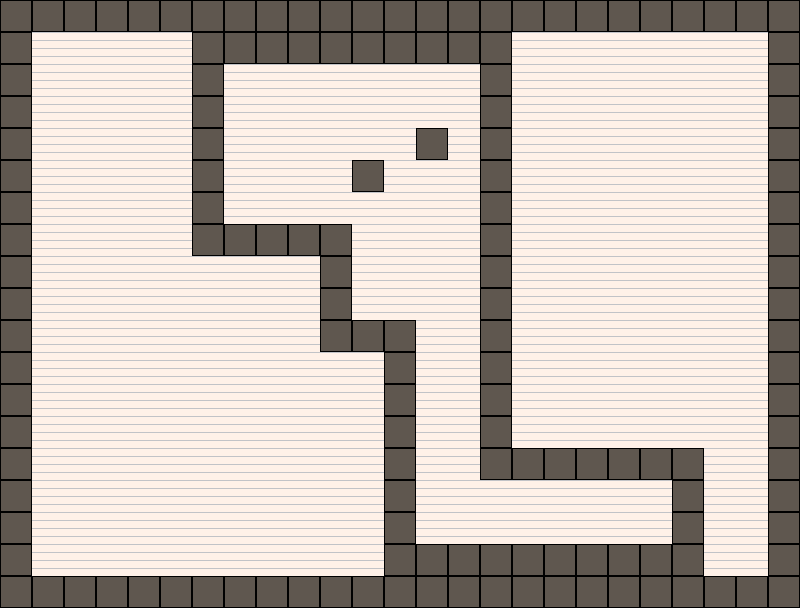

The image is a tile-based game level rendered from a .tmx file. Its description and complete source (layers, tilesets, objects, tile grids) follow:
An orthogonal 25x19 tile map with 32x32 px tiles, 2 tile layers (background, walls), 2 tilesets and 19 objects (6x black, 4x red, 2x upleft, 2x upright, 2x downleft, ...).

<map version="1.2" tiledversion="1.2.2" orientation="orthogonal" renderorder="right-down" width="25" height="19" tilewidth="32" tileheight="32" infinite="0" nextlayerid="5" nextobjectid="103">
 <tileset firstgid="1" name="topdownpeople" tilewidth="32" tileheight="32" tilecount="12" columns="2">
  <image source="topdownpeople.png" width="64" height="192" />
 </tileset>
 <tileset firstgid="13" name="walls1" tilewidth="32" tileheight="32" tilecount="7" columns="7">
  <image source="walls1.png" width="224" height="32" />
 </tileset>
 <layer id="2" name="background" width="25" height="19">
  <data encoding="csv">
14,14,14,14,14,14,14,14,14,14,14,14,14,14,14,14,14,14,14,14,14,14,14,14,14,
14,14,14,14,14,14,14,14,14,14,14,14,14,14,14,14,14,14,14,14,14,14,14,14,14,
14,14,14,14,14,14,14,14,14,14,14,14,14,14,14,14,14,14,14,14,14,14,14,14,14,
14,14,14,14,14,14,14,14,14,14,14,14,14,14,14,14,14,14,14,14,14,14,14,14,14,
14,14,14,14,14,14,14,14,14,14,14,14,14,14,14,14,14,14,14,14,14,14,14,14,14,
14,14,14,14,14,14,14,14,14,14,14,14,14,14,14,14,14,14,14,14,14,14,14,14,14,
14,14,14,14,14,14,14,14,14,14,14,14,14,14,14,14,14,14,14,14,14,14,14,14,14,
14,14,14,14,14,14,14,14,14,14,14,14,14,14,14,14,14,14,14,14,14,14,14,14,14,
14,14,14,14,14,14,14,14,14,14,14,14,14,14,14,14,14,14,14,14,14,14,14,14,14,
14,14,14,14,14,14,14,14,14,14,14,14,14,14,14,14,14,14,14,14,14,14,14,14,14,
14,14,14,14,14,14,14,14,14,14,14,14,14,14,14,14,14,14,14,14,14,14,14,14,14,
14,14,14,14,14,14,14,14,14,14,14,14,14,14,14,14,14,14,14,14,14,14,14,14,14,
14,14,14,14,14,14,14,14,14,14,14,14,14,14,14,14,14,14,14,14,14,14,14,14,14,
14,14,14,14,14,14,14,14,14,14,14,14,14,14,14,14,14,14,14,14,14,14,14,14,14,
14,14,14,14,14,14,14,14,14,14,14,14,14,14,14,14,14,14,14,14,14,14,14,14,14,
14,14,14,14,14,14,14,14,14,14,14,14,14,14,14,14,14,14,14,14,14,14,14,14,14,
14,14,14,14,14,14,14,14,14,14,14,14,14,14,14,14,14,14,14,14,14,14,14,14,14,
14,14,14,14,14,14,14,14,14,14,14,14,14,14,14,14,14,14,14,14,14,14,14,14,14,
14,0,0,0,0,0,0,0,0,14,14,14,14,14,14,14,14,14,14,14,14,14,14,14,14
</data>
 </layer>
 <objectgroup id="4" name="people">
  <object id="91" name="black" gid="3" x="416" y="192" width="32" height="32" />
  <object id="92" name="spawn" gid="10" x="224" y="96" width="32" height="32" />
  <object id="93" name="black" gid="3" x="352" y="256" width="32" height="32" />
  <object id="94" name="black" gid="3" x="416" y="384" width="32" height="32" visible="0" />
  <object id="95" name="red" gid="5" x="448" y="416" width="32" height="32" />
  <object id="96" name="black" gid="3" x="448" y="448" width="32" height="32" />
  <object id="97" name="red" gid="5" x="416" y="480" width="32" height="32" />
  <object id="98" name="red" gid="5" x="480" y="512" width="32" height="32" />
  <object id="99" name="black" gid="3" x="544" y="544" width="32" height="32" />
  <object id="100" name="red" gid="5" x="640" y="544" width="32" height="32" />
  <object id="101" name="goal" gid="7" x="640" y="512" width="32" height="32" />
  <object id="102" name="black" gid="3" x="224" y="224" width="32" height="32" />
 </objectgroup>
 <objectgroup id="3" name="corners">
  <object id="83" name="upleft" gid="18" x="384" y="160" width="32" height="32" />
  <object id="84" name="downright" gid="16" x="384" y="192" width="32" height="32" />
  <object id="86" name="upright" gid="15" x="256" y="128" width="32" height="32" />
  <object id="87" name="upleft" gid="18" x="288" y="128" width="32" height="32" />
  <object id="88" name="downleft" gid="17" x="256" y="96" width="32" height="32" />
  <object id="89" name="downleft" gid="17" x="448" y="96" width="32" height="32" />
  <object id="90" name="upright" gid="15" x="352" y="320" width="32" height="32" />
 </objectgroup>
 <layer id="1" name="walls" width="25" height="19">
  <data encoding="csv">
13,13,13,13,13,13,13,13,13,13,13,13,13,13,13,13,13,13,13,13,13,13,13,13,13,
13,0,0,0,0,0,13,13,13,13,13,13,13,13,13,13,0,0,0,0,0,0,0,0,13,
13,0,0,0,0,0,13,0,0,0,0,0,0,0,0,13,0,0,0,0,0,0,0,0,13,
13,0,0,0,0,0,13,0,0,0,0,0,0,0,0,13,0,0,0,0,0,0,0,0,13,
13,0,0,0,0,0,13,0,0,0,0,0,0,13,0,13,0,0,0,0,0,0,0,0,13,
13,0,0,0,0,0,13,0,0,0,0,13,0,0,0,13,0,0,0,0,0,0,0,0,13,
13,0,0,0,0,0,13,0,0,0,0,0,0,0,0,13,0,0,0,0,0,0,0,0,13,
13,0,0,0,0,0,13,13,13,13,13,0,0,0,0,13,0,0,0,0,0,0,0,0,13,
13,0,0,0,0,0,0,0,0,0,13,0,0,0,0,13,0,0,0,0,0,0,0,0,13,
13,0,0,0,0,0,0,0,0,0,13,0,0,0,0,13,0,0,0,0,0,0,0,0,13,
13,0,0,0,0,0,0,0,0,0,13,13,13,0,0,13,0,0,0,0,0,0,0,0,13,
13,0,0,0,0,0,0,0,0,0,0,0,13,0,0,13,0,0,0,0,0,0,0,0,13,
13,0,0,0,0,0,0,0,0,0,0,0,13,0,0,13,0,0,0,0,0,0,0,0,13,
13,0,0,0,0,0,0,0,0,0,0,0,13,0,0,13,0,0,0,0,0,0,0,0,13,
13,0,0,0,0,0,0,0,0,0,0,0,13,0,0,13,13,13,13,13,13,13,0,0,13,
13,0,0,0,0,0,0,0,0,0,0,0,13,0,0,0,0,0,0,0,0,13,0,0,13,
13,0,0,0,0,0,0,0,0,0,0,0,13,0,0,0,0,0,0,0,0,13,0,0,13,
13,0,0,0,0,0,0,0,0,0,0,0,13,13,13,13,13,13,13,13,13,13,0,0,13,
13,13,13,13,13,13,13,13,13,13,13,13,13,13,13,13,13,13,13,13,13,13,13,13,13
</data>
 </layer>
</map>
